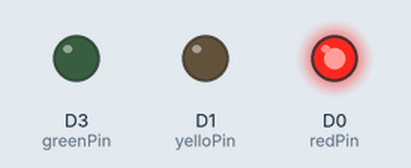
This sketch was run on a simulated ESP8266 (NodeMCU). Shown: output pins drawn as LEDs (lit = HIGH).

Above: at 0.15 s.
At 0.75 s:
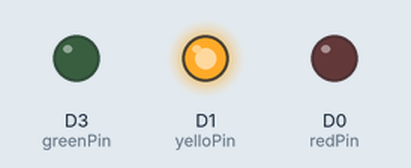
At 1.35 s:
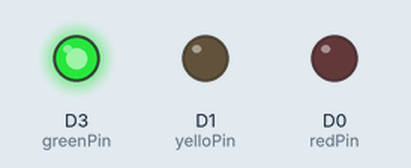
At 3.45 s:
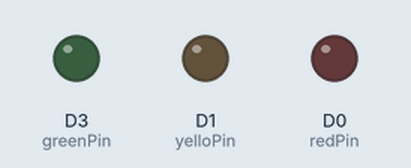
Timing chart, 0 to 4.1 s (numbered marks = the images above):
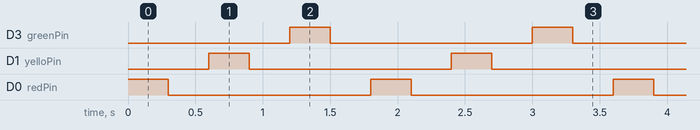

Measured:
- by itself, D3 (greenPin), D1 (yelloPin), D0 (redPin): alternates HIGH for 0.30 s and LOW for 1.5 s
- by itself, everything shown: repeats every 1.8 s, in 6 steps

The sketch:

lab1LED.ino
```cpp
#define redPin D0
#define yelloPin D1
#define greenPin D3
void setup() {
  // initialize digital pin LED_BUILTIN as an output.
  pinMode(redPin, OUTPUT);
  pinMode(yelloPin, OUTPUT);
  pinMode(D3, OUTPUT);
}

// the loop function runs over and over again forever
void loop() {
  digitalWrite(redPin, HIGH);  // turn the LED on (HIGH is the voltage level)
  delay(300);                      // wait for a second
  digitalWrite(redPin, LOW);   // turn the LED off by making the voltage LOW
  delay(300);

    digitalWrite(yelloPin, HIGH);  // turn the LED on (HIGH is the voltage level)
  delay(300);                      // wait for a second
  digitalWrite(yelloPin, LOW);   // turn the LED off by making the voltage LOW
  delay(300);

    digitalWrite(greenPin, HIGH);  // turn the LED on (HIGH is the voltage level)
  delay(300);                      // wait for a second
  digitalWrite(greenPin, LOW);   // turn the LED off by making the voltage LOW
  delay(300);                    // wait for a second
}
```
